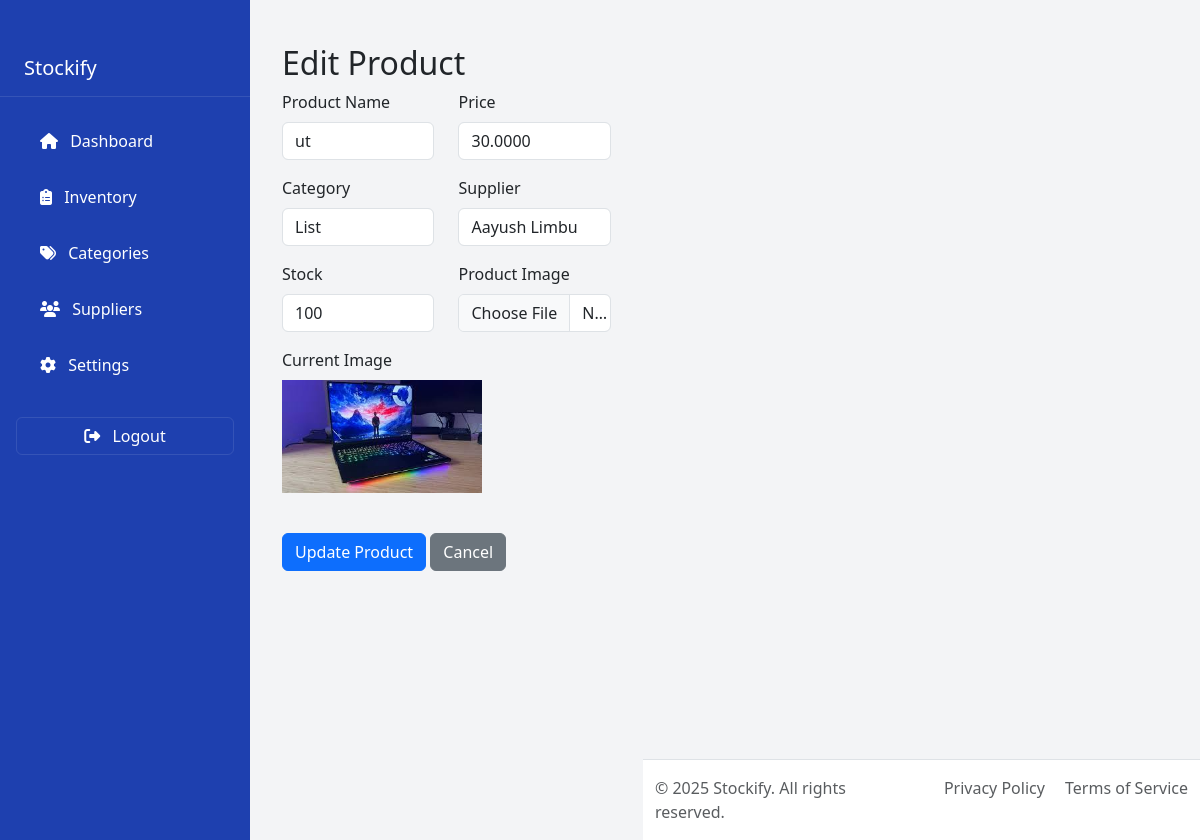
/inventory/2/edit/ (signed in), run on the app's committed database.
### app/models.py (models this page shows, shortened)
class Product(models.Model):
    name = models.TextField(max_length=255, null=False)
    category = models.ForeignKey(Category, on_delete=models.PROTECT )
    stock = models.IntegerField()
    price = models.DecimalField(max_digits=10, decimal_places=4, null=False, default=0.0000)
    supplier = models.ForeignKey(Supplier, on_delete=models.PROTECT)
    product_image = models.ImageField(upload_to='product-image/')
    created_at = models.DateTimeField(default=timezone.now)

class Category(models.Model):
    class CategoryStatus(models.TextChoices):
        ACTIVE = 'ACTIVE', 'Active'
        INACTIVE = 'INACTIVE', 'Inactive'
    name = models.TextField(max_length=100, unique=True, null=False)
    category_fav_icon = models.TextField(max_length=100, null=False, default='fa-solid fa-icons')
    image_name = models.TextField(max_length=150)
    status = models.CharField(max_length=30, choices=CategoryStatus.choices, default=CategoryStatus.INACTIVE)

class Supplier(models.Model):
    name = models.TextField(null=False, max_length=255, unique=True)
    contact_person = models.TextField(null=False, max_length=255)
    phone_number = models.CharField(max_length=20)
    email = models.EmailField(unique=True, null=False)
    photo = models.ImageField(upload_to='supplier-photo/', null=True)
    supplied_item = models.IntegerField( default=0)

### app/views.py (the view, shortened to what this page needs)
# urls.py: path('inventory/<int:product_id>/edit/', views.edit_product, name='edit-product'),
@login_required()
def edit_product(request, product_id):
    product = get_object_or_404(Product, id=product_id)
    categories = Category.objects.all()
    suppliers = Supplier.objects.all()
    old_stock = product.stock  # Store old stock value before updating
    context = {
        'product': product,
        'categories': categories,
        'suppliers': suppliers,
    }
    return render(request, 'core/edit_product.html', context)

### templates/core/edit_product.html (shortened to what this page needs)
{% extends 'base.html' %}
{% load static %}
{% block content %}
<div class="container mt-4">
    <h2>Edit Product</h2>
    <form method="post" enctype="multipart/form-data">
        <div class="row">
            <div class="col-md-6">
                <div class="mb-3">
                    <label for="name" class="form-label">Product Name</label>
                    <input type="text" class="form-control" id="name" name="name"
                           value="{{ product.name }}" required>
                </div>
                <div class="mb-3">
                    <label for="category" class="form-label">Category</label>
                    <select class="form-control" id="category" name="category" required>
                        {% for category in categories %}
                        <option value="{{ category.id }}"
                                {% if category.id == product.category.id %}selected{% endif %}>
                            {{ category.name }}
                        </option>
                        {% endfor %}
                    </select>
                </div>
                <div class="mb-3">
                    <label for="stock" class="form-label">Stock</label>
                    <input type="number" class="form-control" id="stock" name="stock"
                           value="{{ product.stock }}" required>
                </div>
            </div>
            <div class="col-md-6">
                <div class="mb-3">
                    <label for="price" class="form-label">Price</label>
                    <input type="number" step="0.0001" class="form-control" id="price" name="price"
                           value="{{ product.price }}" required>
                </div>
                <div class="mb-3">
                    <label for="supplier" class="form-label">Supplier</label>
                    <select class="form-control" id="supplier" name="supplier" required>
                        {% for supplier in suppliers %}
                        <option value="{{ supplier.id }}"
                                {% if supplier.id == product.supplier.id %}selected{% endif %}>
                            {{ supplier.name }}
                        </option>
                        {% endfor %}
                    </select>
                </div>
                <div class="mb-3">
                    <label for="product_image" class="form-label">Product Image</label>
                    <input type="file" class="form-control" id="product_image" name="product_image">
                </div>
            </div>
        </div>
        {% if product.product_image %}
        <div class="row">
            <div class="col-md-6">
                <div class="mb-3">
                    <label class="form-label">Current Image</label>
                    <div>
                        <img src="{{ product.product_image.url }}" alt="{{ product.name }}"
                             style="max-width: 200px; max-height: 200px;">
                    </div>
                </div>
            </div>
        </div>
        {% endif %}
        <div class="mt-4">
            <button type="submit" class="btn btn-primary">Update Product</button>
            <a href="{% url 'inventory' %}" class="btn btn-secondary">Cancel</a>
        </div>
    </form>
</div>
{% endblock %}

### templates/base.html (style rules this page uses)
body { background-color: #f3f4f6; min-height: 100vh; display: flex; }

### data on the page
Product: name "ut", category "List", stock "100", price "30.0000", supplier "Aayush Limbu", product_image (picture)
